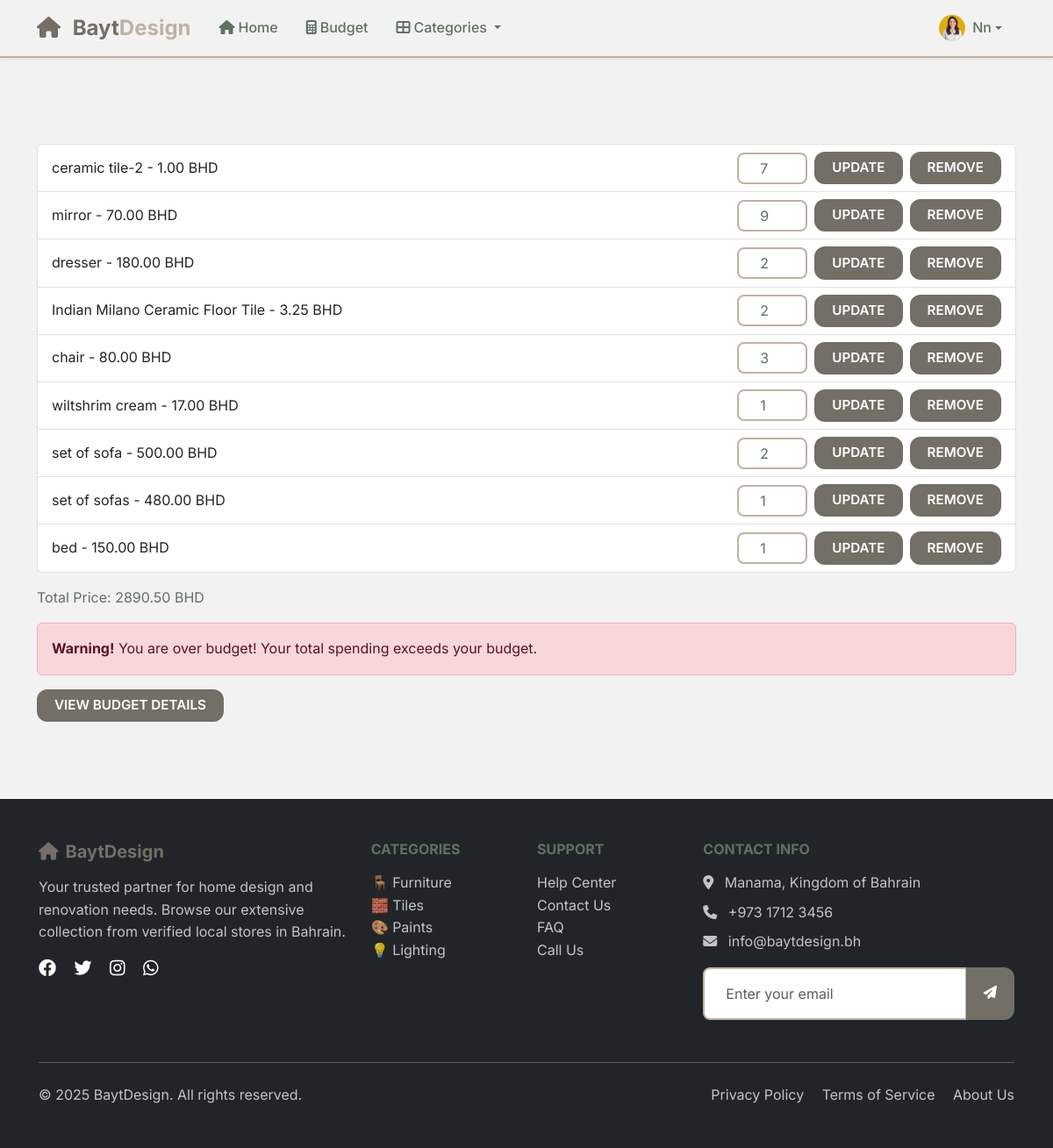
The page /cart/ (signed in) on the database as committed earlier.
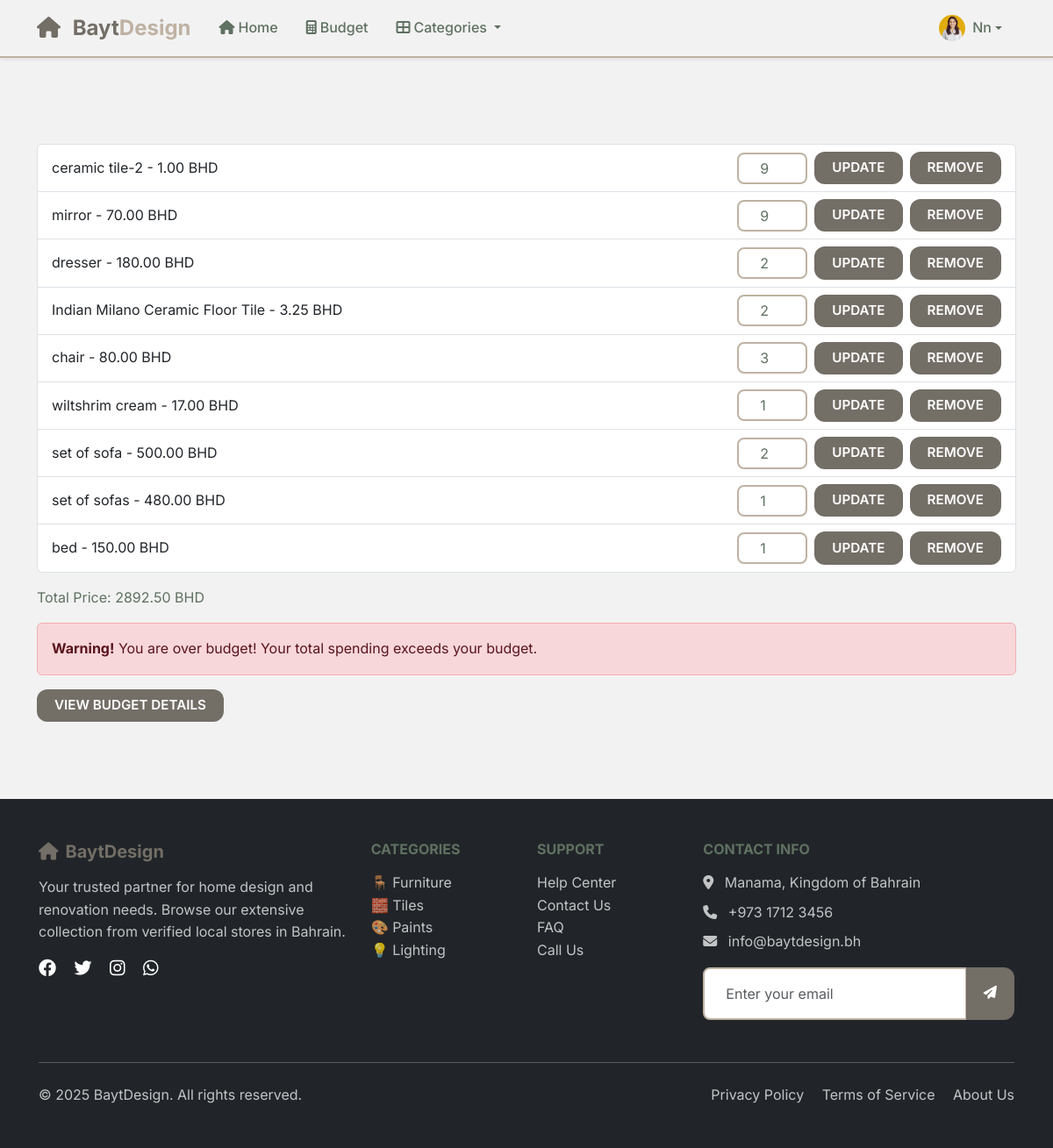
The same page on the database as committed later.
### main_app/models.py (models this page shows, shortened)
class UserProfile(models.Model):
    user = models.OneToOneField(User, on_delete=models.CASCADE, related_name='userprofile')
    profile_picture = models.ImageField(upload_to='profile_pictures/', blank=True, null=True)

class Cart(models.Model):
    user = models.ForeignKey(User, on_delete=models.CASCADE)
    product = models.ForeignKey(Product, on_delete=models.CASCADE)
    quantity = models.PositiveIntegerField(default=1)
    added_at = models.DateTimeField(auto_now_add=True)

class Product(models.Model):
    shop = models.ForeignKey(Shop, on_delete=models.CASCADE)
    name = models.CharField(max_length=200)
    price = models.DecimalField(max_digits=10, decimal_places=2)
    description = models.TextField(blank=True, null=True)
    image = models.ImageField(upload_to='product_images/', blank=True, null=True)  # Added image field
    is_available = models.BooleanField(default=True)

### main_app/views.py (the view)
# urls.py: path('cart/', views.cart_view, name='cart'),
@login_required
def cart_view(request):
    cart_items = Cart.objects.filter(user=request.user)
    total_price = sum([item.product.price * item.quantity for item in cart_items])
    budget, created = Budget.objects.get_or_create(user=request.user)
    is_over_budget = total_price > budget.total if budget.total > 0 else False
    over_budget_amount = total_price - budget.total if is_over_budget else 0
    budget_percentage = (total_price / budget.total * 100) if budget.total > 0 else 0
    is_near_budget = total_price > (budget.total * 9 / 10) if budget.total > 0 else False
    return render(request, 'cart.html', {
        'cart_items': cart_items,
        'total_price': total_price,
        'budget': budget.total,
        'is_over_budget': is_over_budget,
        'over_budget_amount': over_budget_amount,
        'budget_percentage': budget_percentage,
        'is_near_budget': is_near_budget,
    })

### main_app/templates/cart.html (shortened to what this page needs)
{% extends 'base.html' %}
{% load static %}
{% block content %}
<div class="container py-4">
    <h1>My Cart</h1>
    {% if cart_items %}
        <ul class="list-group mb-3">
        {% for item in cart_items %}
            <li class="list-group-item d-flex justify-content-between align-items-center">
                <div>
                    {{ item.product.name }} - {{ item.product.price|floatformat:2 }} BHD
                </div>
                <div class="d-flex align-items-center gap-2">
                    <form method="post" action="{% url 'update_cart_quantity' item.id %}" class="d-flex align-items-center gap-2">
                        <input type="number" name="quantity" value="{{ item.quantity }}" min="1" class="form-control form-control-sm quantity-input" style="width:80px; height:30px">
                        <button type="submit" class="btn btn-sm btn-secondary">Update</button>
                        <a href="{% url 'remove_from_cart' item.id %}" class="btn btn-sm btn-danger">Remove</a>
                    </form>
                </div>
            </li>
        {% endfor %}
        </ul>
        <p>Total Price: {{ total_price|floatformat:2 }} BHD</p>
        {% if is_over_budget %}
        <div class="alert alert-danger mb-3">
            <strong>Warning!</strong> You are over budget! Your total spending exceeds your budget.
        </div>
        {% endif %}
        <p><a href="{% url 'budget' %}" class="btn btn-outline-primary">View Budget Details</a></p>
    {% else %}
        <p>Your cart is empty. <a href="{% url 'home' %}">Shop now</a></p>
    {% endif %}
</div>
{% endblock %}

### main_app/templates/base.html (shortened to what this page needs)
{% load static %}
<!DOCTYPE html>
<html lang="en">
  <head>
    <link href="https://cdn.jsdelivr.net/npm/bootstrap@5.3.2/dist/css/bootstrap.min.css" rel="stylesheet">
    <link rel="stylesheet" href="https://cdnjs.cloudflare.com/ajax/libs/font-awesome/6.4.0/css/all.min.css">
    <link rel="stylesheet" href="{% static 'css/base.css' %}" />
  </head>
  <body>
    <nav class="navbar navbar-expand-lg navbar-light bg-white shadow-sm fixed-top">
      <div class="container">
        <a class="navbar-brand fw-bold" href="/">
          <i class="fas fa-home text-primary me-2"></i>
          <span class="text-primary">Bayt</span><span class="text-secondary">Design</span>
        </a>
        <div class="collapse navbar-collapse" id="navbarNav">
          <ul class="navbar-nav me-auto">
            <li class="nav-item">
              <a class="nav-link" href="/">
                <i class="fas fa-home me-1"></i>Home
              </a>
            </li>
            <li class="nav-item">
              <a class="nav-link" href="{% url 'budget' %}">
                <i class="fas fa-calculator me-1"></i>Budget
              </a>
            </li>
            <li class="nav-item dropdown">
              <a class="nav-link dropdown-toggle" href="#" id="navbarDropdown" role="button" data-bs-toggle="dropdown" aria-expanded="false">
                <i class="fas fa-th-large me-1"></i>Categories
              </a>
            </li>
          </ul>
          <ul class="navbar-nav">
            {% if user.is_authenticated %}
              <li class="nav-item dropdown">
                <a class="nav-link dropdown-toggle d-flex align-items-center" href="#" id="userDropdown" role="button" data-bs-toggle="dropdown" aria-expanded="false">
                  <div class="user-avatar me-2">
                    {% if user.userprofile.profile_picture %}
                      <img src="{{ user.userprofile.profile_picture.url }}" alt="Profile Picture" class="rounded-circle" style="width: 30px; height: 30px; object-fit: cover;">
                    {% else %}
                      <i class="fas fa-user-circle" style="font-size: 30px;"></i>
                    {% endif %}
                  </div>
                  {% if user.first_name %}
                    {{ user.first_name|title }}
                  {% else %}
                    {{ user.username|title }}
                  {% endif %}
                </a>
              </li>
            {% endif %}
          </ul>
        </div>
      </div>
    </nav>
    <main class="main-content">
      {% block content %}{% endblock %}
    </main>
    <footer class="bg-dark text-white py-5 mt-5">
      <div class="container">
        <div class="row">
          <div class="col-lg-4 mb-4">
            <h5 class="text-primary mb-3">
              <i class="fas fa-home me-2"></i>BaytDesign
            </h5>
            <p class="text-light opacity-75">
              Your trusted partner for home design and renovation needs.
              Browse our extensive collection from verified local stores in Bahrain.
            </p>
            <div class="social-links">
              <a href="#" class="text-white me-3">
                <i class="fab fa-facebook fa-lg"></i>
              </a>
              <a href="#" class="text-white me-3">
                <i class="fab fa-twitter fa-lg"></i>
              </a>
              <a href="#" class="text-white me-3">
                <i class="fab fa-instagram fa-lg"></i>
              </a>
              <a href="#" class="text-white">
                <i class="fab fa-whatsapp fa-lg"></i>
              </a>
            </div>
          </div>
          <div class="col-lg-2 col-md-6 mb-4">
            <h6 class="text-uppercase mb-3">Categories</h6>
            <ul class="list-unstyled">
              <li><a href="#" class="text-light opacity-75 text-decoration-none">🪑 Furniture</a></li>
              <li><a href="#" class="text-light opacity-75 text-decoration-none">🧱 Tiles</a></li>
              <li><a href="#" class="text-light opacity-75 text-decoration-none">🎨 Paints</a></li>
              <li><a href="#" class="text-light opacity-75 text-decoration-none">💡 Lighting</a></li>
            </ul>
          </div>
          <div class="col-lg-2 col-md-6 mb-4">
            <h6 class="text-uppercase mb-3">Support</h6>
            <ul class="list-unstyled">
              <li><a href="#" class="text-light opacity-75 text-decoration-none">Help Center</a></li>
              <li><a href="#" class="text-light opacity-75 text-decoration-none">Contact Us</a></li>
              <li><a href="#" class="text-light opacity-75 text-decoration-none">FAQ</a></li>
              <li><a href="tel:+97317123456" class="text-light opacity-75 text-decoration-none">Call Us</a></li>
            </ul>
          </div>
          <div class="col-lg-4 mb-4">
            <h6 class="text-uppercase mb-3">Contact Info</h6>
            <p class="text-light opacity-75 mb-2">
              <i class="fas fa-map-marker-alt me-2"></i>
              Manama, Kingdom of Bahrain
            </p>
            <p class="text-light opacity-75 mb-2">
              <i class="fas fa-phone me-2"></i>
              +973 1712 3456
            </p>
            <p class="text-light opacity-75 mb-3">
              <i class="fas fa-envelope me-2"></i>
              info@baytdesign.bh
            </p>
            <form class="newsletter-form">
              <div class="input-group">
                <input type="email" class="form-control" placeholder="Enter your email" required>
                <button class="btn btn-primary" type="submit">
                  <i class="fas fa-paper-plane"></i>
                </button>
              </div>
            </form>
          </div>
        </div>
        <hr class="my-4 opacity-25">
        <div class="row align-items-center">
          <div class="col-md-6">
            <p class="mb-0 text-light opacity-75">
              &copy; {% now "Y" %} BaytDesign. All rights reserved.
            </p>
          </div>
          <div class="col-md-6 text-md-end">
            <a href="#" class="text-light opacity-75 text-decoration-none me-3">Privacy Policy</a>
            <a href="#" class="text-light opacity-75 text-decoration-none me-3">Terms of Service</a>
            <a href="#" class="text-light opacity-75 text-decoration-none">About Us</a>
          </div>
        </div>
      </div>
    </footer>
  </body>
</html>

### main_app/static/css/base.css (style rules this page uses)
:root { --primary-color: #736E66; --primary-light: #A69B8D; --primary-dark: #5F7161; --secondary-color: #BFB2A3; --accent-color: #F2F2F2; --font-primary: 'Inter', sans-serif; --font-heading: 'Inter', serif; --spacing-xs: 0.25rem; --spacing-sm: 0.5rem; --spacing-md: 1rem; --spacing-lg: 1.5rem; --spacing-xl: 2rem; --spacing-xxl: 3rem; --radius-sm: 0.375rem; --radius-md: 0.5rem; --radius-lg: 0.75rem; --radius-xl: 1rem; --radius-round: 50%; --shadow-sm: 0 1px 3px #5F7161; --shadow-md: 0 4px 6px #5F7161; --shadow-lg: 0 10px 15px #5F7161; --btn-hover-shadow: 0 6px 15px #5F7161; }
* { box-sizing: border-box; }
html { scroll-behavior: smooth; }
body { font-family: var(--font-primary); font-size: 16px; line-height: 1.6; color: var(--primary-dark); background-color: var(--accent-color); min-height: 100vh; margin: 0; padding: 0; }
.main-content { padding-top: 76px; min-height: calc(100vh - 76px); }
h1 { font-family: var(--font-heading); font-weight: 700; line-height: 1.2; color: var(--accent-color); margin-bottom: var(--spacing-md); }
h2, h3, h4, h5, h6 { font-family: var(--font-heading); font-weight: 700; line-height: 1.2; color: var(--primary-dark); margin-bottom: var(--spacing-md); }
.navbar { background: var(--accent-color) !important; border-bottom: 2px solid var(--secondary-color); box-shadow: var(--shadow-md); }
.navbar-brand { font-weight: 800; font-size: 1.5rem; color: var(--primary-color) !important; }
.nav-link { color: var(--primary-dark) !important; font-weight: 500; padding: var(--spacing-sm) var(--spacing-md) !important; border-radius: var(--radius-md); position: relative; }
.btn { border: none; border-radius: var(--radius-lg); padding: 0.45rem 1.25rem; font-weight: 600; font-size: 0.95rem; text-transform: uppercase; cursor: pointer; color: white; background-color: var(--primary-color); transition: box-shadow 0.3s ease; }
.btn-primary, .btn-success, .btn-danger, .btn-info, .btn-warning, .btn-secondary, .btn-primary:hover, .btn-success:hover, .btn-danger:hover, .btn-info:hover, .btn-warning:hover, .btn-secondary:hover, .btn-primary:focus, .btn-success:focus, .btn-danger:focus, .btn-info:focus, .btn-warning:focus, .btn-secondary:focus, .btn-primary:active, .btn-success:active, .btn-danger:active, .btn-info:active, .btn-warning:active, .btn-secondary:active { background-color: var(--primary-color) !important; color: white !important; border: none !important; box-shadow: none !important; outline: none !important; }
.form-control { border: 2px solid var(--secondary-color); border-radius: var(--radius-md); padding: var(--spacing-md) var(--spacing-lg); background: white; color: var(--primary-dark); font-size: 1rem; }
footer { background: var(--primary-dark); color: var(--accent-color); padding: var(--spacing-xl); }
footer a { color: var(--accent-color); text-decoration: none; }
.text-primary { color: var(--primary-color) !important; }
.text-secondary { color: var(--secondary-color) !important; }

Rows that differ between the two databases and show on the page:
changed Cart "ceramic tile-2": quantity "7" → "9"
Other text that changed with them:
{{ total_price|floatformat:2 }}: "2890.50" → "2892.50"
